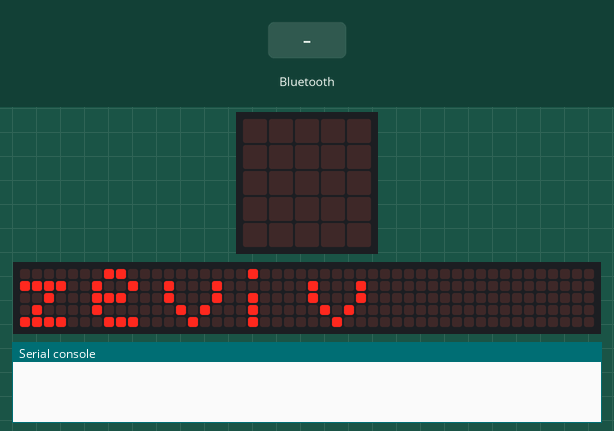
A program run on a simulated BBC micro:bit (MakeCode). On the bench: the board's 5×5 LED display, a strip that is not on the board, showing the scrolling text unrolled, the last lines printed to the serial console. The test bench sets the inputs (shaded band). The 48×5 strip is a reading aid, not a part: it shows the text the display is scrolling, unrolled, one strip-width of it at a time.

Above: at 0.07 s.
At 1.27 s:
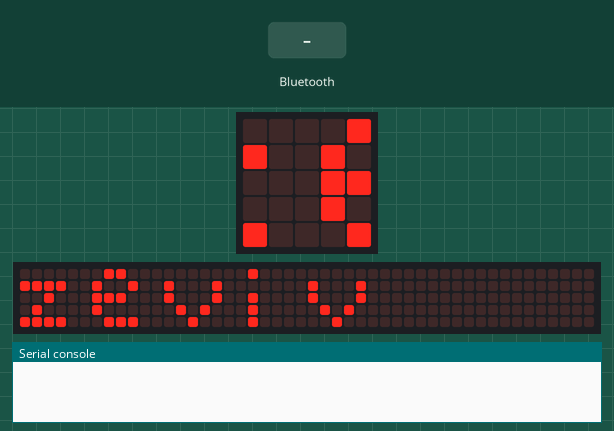
1.3 s: a phone connects over Bluetooth
At 6.0 s:
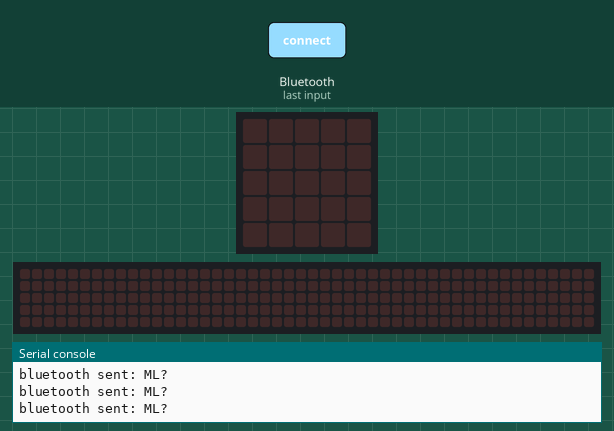
Timing chart, 0 to 7.5 s (numbered marks = the images above; inputs shaded):
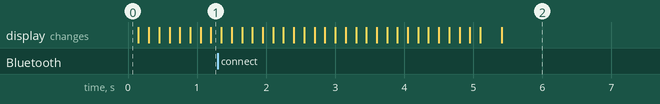

The program:

main.ts
```typescript
/**
 * SmartTEAM ML Bluetooth — bloques para reaccionar a las clases que detecta
 * el entrenador SmartTEAM ML en el navegador, conectado por Bluetooth
 * (servicio UART). Requiere micro:bit V2 (la V1 queda corta de memoria con
 * el stack Bluetooth).
 *
 * Protocolo (una línea por mensaje), siempre "a pedido":
 *   micro:bit → navegador: "ML?\n" (sondeo en segundo plano, solo mientras
 *     hay una computadora conectada)
 *   navegador → micro:bit: "ML:<nombre de la clase>\n" (una respuesta por
 *     pedido; "none" cuando no hay detección)
 *
 * Como el ritmo lo marca el micro:bit, nunca llega un byte sin pedirlo y el
 * buffer no se llena aunque el programa esté ocupado.
 *
 * Importante: este paquete usa `bluetooth`, que en MakeCode es incompatible
 * con `radio`. Para conexión USB usá la extensión smartteam-makecode-extension
 * (no agregues las dos al mismo proyecto).
 */
//% color="#00BCD9" icon="\uf294" block="SmartTEAM ML BT" weight=89
namespace smartteamMLBT {
    const PREFIJO = "ML:"
    const PEDIDO = "ML?"
    const SIN_DETECCION = "none"
    const TIMEOUT_PEDIDO_MS = 500
    const INTERVALO_SONDEO_MS = 200

    let nombres: string[] = []
    let manejadores: (() => void)[] = []
    let claseActualInterna = ""
    let respuestaPendiente = false
    let iniciado = false
    let conectado = false

    function limpiar(texto: string): string {
        let inicio = 0
        let fin = texto.length
        while (inicio < fin && texto.charCodeAt(inicio) <= 32) inicio++
        while (fin > inicio && texto.charCodeAt(fin - 1) <= 32) fin--
        return texto.substr(inicio, fin - inicio)
    }

    function esperarRespuesta(): void {
        let esperado = 0
        while (respuestaPendiente && esperado < TIMEOUT_PEDIDO_MS) {
            basic.pause(10)
            esperado += 10
        }
        respuestaPendiente = false
    }

    function solicitar(): void {
        if (!conectado) return
        if (respuestaPendiente) {
            esperarRespuesta()
            return
        }
        respuestaPendiente = true
        bluetooth.uartWriteString(PEDIDO + "\n")
        esperarRespuesta()
    }

    function iniciar(): void {
        if (iniciado) return
        iniciado = true

        bluetooth.startUartService()

        bluetooth.onUartDataReceived(serial.delimiters(Delimiters.NewLine), function () {
            const linea = limpiar(bluetooth.uartReadUntil(serial.delimiters(Delimiters.NewLine)))
            if (linea.indexOf(PREFIJO) != 0) return
            const clase = limpiar(linea.substr(PREFIJO.length))
            if (clase.length == 0) return
            respuestaPendiente = false
            if (clase == claseActualInterna) return
            claseActualInterna = clase
            for (let i = 0; i < nombres.length; i++) {
                if (nombres[i] == clase) manejadores[i]()
            }
        })

        bluetooth.onBluetoothConnected(function () {
            conectado = true
        })

        bluetooth.onBluetoothDisconnected(function () {
            conectado = false
            respuestaPendiente = false
        })

        control.inBackground(function () {
            while (true) {
                if (conectado) solicitar()
                basic.pause(INTERVALO_SONDEO_MS)
            }
        })
    }

    /**
     * Muestra en los LEDs el nombre Bluetooth de esta placa (p. ej. "zatig"),
     * para encontrarla en el selector del navegador. El nombre es propio de
     * cada placa y no se puede cambiar.
     */
    //% blockId=smartteam_mlbt_mostrar_nombre
    //% block="mostrar nombre Bluetooth"
    //% weight=100
    export function mostrarNombreBluetooth(): void {
        iniciar()
        basic.showString(control.deviceName())
    }

    /**
     * Verdadero si la clase detectada en este momento es la indicada.
     * Se actualiza sola gracias al sondeo en segundo plano.
     * @param nombre el nombre de la clase, igual que en el entrenador
     */
    //% blockId=smartteam_mlbt_clase_es
    //% block="clase ML es %nombre"
    //% nombre.defl="clase 1"
    //% weight=90
    export function claseEs(nombre: string): boolean {
        iniciar()
        return claseActualInterna == limpiar(nombre)
    }

    /**
     * La última clase detectada por el entrenador ("none" si no hay detección).
     * Se actualiza sola gracias al sondeo en segundo plano.
     */
    //% blockId=smartteam_mlbt_clase_actual
    //% block="clase ML actual"
    //% weight=80
    export function claseActual(): string {
        iniciar()
        return claseActualInterna
    }

    /**
     * Ejecuta el código cuando el entrenador detecta la clase indicada.
     * @param nombre el nombre de la clase, igual que en el entrenador
     */
    //% blockId=smartteam_mlbt_al_detectar
    //% block="al detectar clase ML %nombre"
    //% nombre.defl="clase 1"
    //% weight=70
    export function alDetectarClase(nombre: string, manejador: () => void): void {
        iniciar()
        nombres.push(limpiar(nombre))
        manejadores.push(manejador)
    }

    /**
     * Ejecuta el código cuando el entrenador deja de detectar (clase "none").
     */
    //% blockId=smartteam_mlbt_sin_deteccion
    //% block="cuando no se detecta ninguna clase ML"
    //% weight=60
    export function cuandoNoHayDeteccion(manejador: () => void): void {
        alDetectarClase(SIN_DETECCION, manejador)
    }
}
```

test.ts
```typescript
// Programa de prueba: grabalo en un micro:bit V2 y conectalo desde el
// entrenador SmartTEAM ML con el botón "📶 Bluetooth".

smartteamMLBT.mostrarNombreBluetooth()

smartteamMLBT.alDetectarClase("clase 1", function () {
    basic.showIcon(IconNames.Happy)
})

smartteamMLBT.cuandoNoHayDeteccion(function () {
    basic.clearScreen()
})
```
